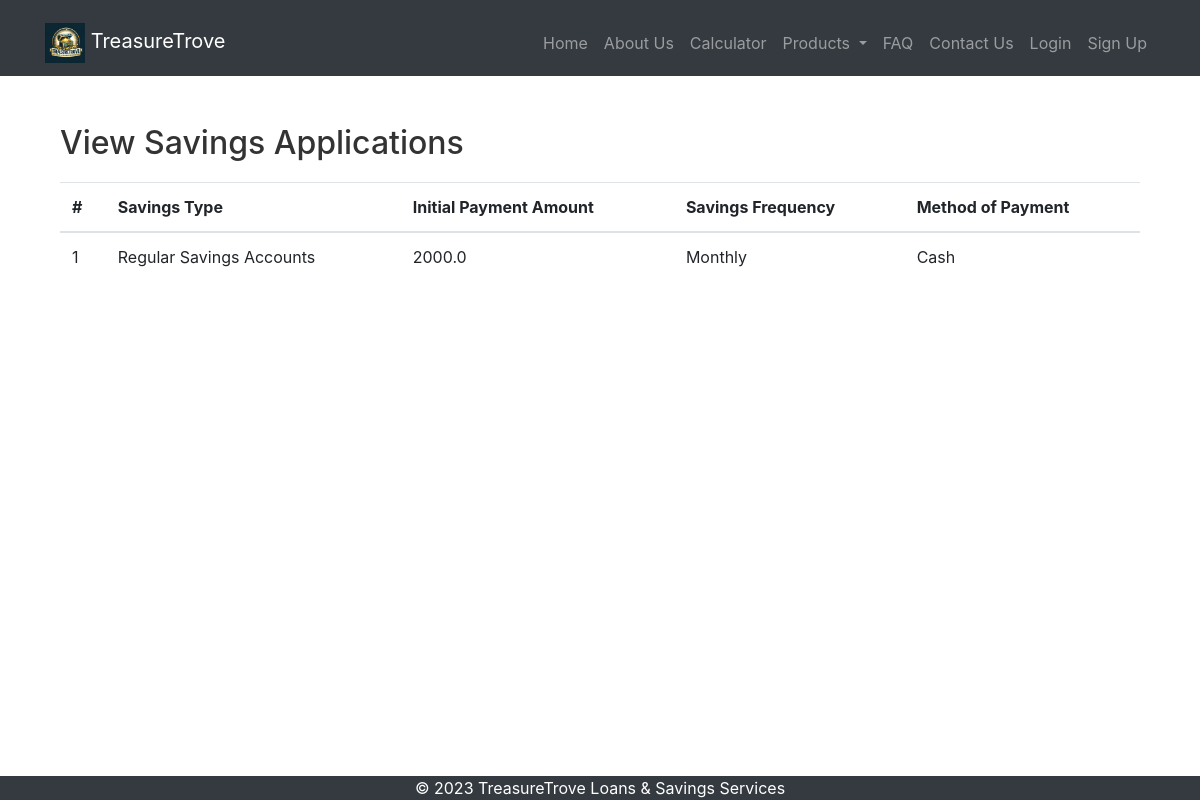
/view_savings_applications, run on the app's committed database.
### models.py (models this page shows)
class SavingsApplication(db.Model):
    id = db.Column(db.Integer, primary_key=True)
    savings_type = db.Column(db.String(255))
    initial_payment_amount = db.Column(db.Float)
    savings_frequency = db.Column(db.String(50))
    method_of_payment = db.Column(db.String(255))

### routes.py (the view)
@main.route('/view_savings_applications')
def view_savings_applications():
    applications = SavingsApplication.query.all()
    return render_template('view_savings_applications.html',
                           applications=applications)

### templates/view_savings_applications.html (shortened to what this page needs)
{% extends 'base.html' %}
{% block content %}
    <div class="container mt-4">
        <h2>View Savings Applications</h2>
        <table class="table">
            <thead>
                <tr>
                    <th>#</th>
                    <th>Savings Type</th>
                    <th>Initial Payment Amount</th>
                    <th>Savings Frequency</th>
                    <th>Method of Payment</th>
                </tr>
            </thead>
            <tbody>
                {% for application in applications %}
                    <tr>
                        <td>{{ application.id }}</td>
                        <td>{{ application.savings_type }}</td>
                        <td>{{ application.initial_payment_amount }}</td>
                        <td>{{ application.savings_frequency }}</td>
                        <td>{{ application.method_of_payment }}</td>
                    </tr>
                {% endfor %}
            </tbody>
        </table>
    </div>
{% endblock %}

### static/css/styles.css (style rules this page uses)
body { padding-top: 0px; }
html { height: 100%; }
body { display: flex; flex-direction: column; height: 100%; margin: 0; }
.container_fd h1, .container h2 { color: #333; margin-bottom: 20px; }
.container { margin-top: 10px; }

### data on the page
SavingsApplication: id "1", savings_type "Regular Savings Accounts", initial_payment_amount "2000.0", savings_frequency "Monthly", method_of_payment "Cash"
